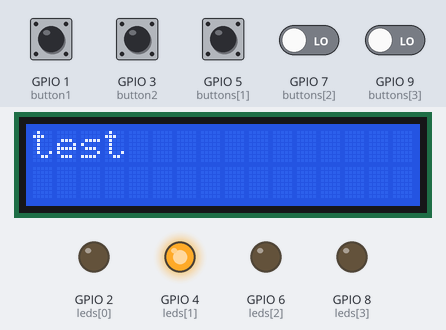
Simulated run of this sketch. Board: ESP8266 (NodeMCU). Parts: 16×2 character LCD, output pins drawn as LEDs (lit = HIGH). The inputs (shaded band) are chosen by the test bench; at power-on: GPIO 1 (button1), GPIO 3 (button2), GPIO 5 (buttons[1]), GPIO 7 (buttons[2]), GPIO 9 (buttons[3]) LOW. Random numbers use the default seed unless the sketch sets one; what the sketch prints to the serial monitor is not drawn.

Above: at 5.2 s.
5.3 s: GPIO 3 (button2) pulled HIGH for 0.15 s
At 5.37 s:
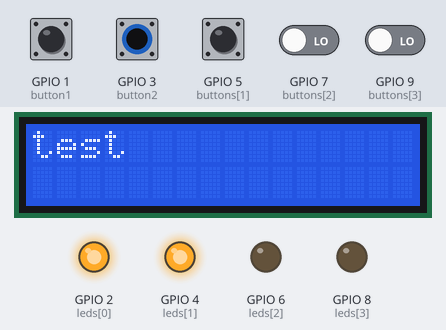
At 5.9 s:
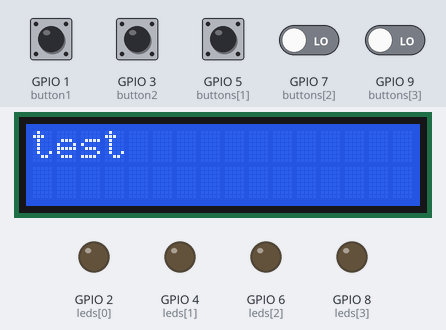
6.9 s: GPIO 3 (button2) driven HIGH
At 8.9 s:
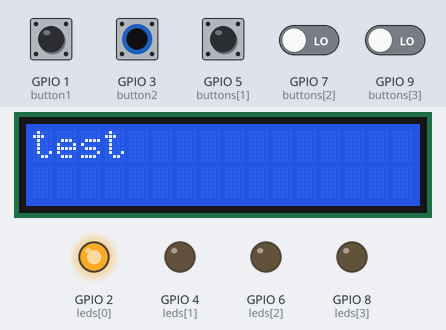
9.9 s: GPIO 3 (button2) driven LOW
At 12.8 s:
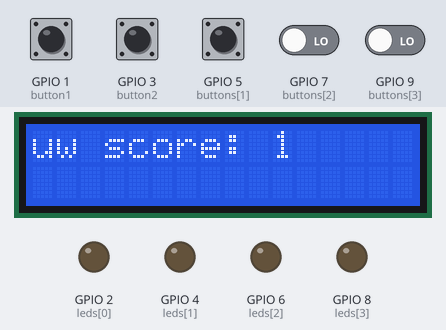
12.9 s: GPIO 7 (buttons[2]) driven HIGH and GPIO 9 (buttons[3]) driven HIGH
15.8 s: GPIO 7 (buttons[2]) driven LOW
18.8 s: GPIO 3 (button2) driven HIGH
Timing chart, 0 to 22.8 s (numbered marks = the images above; inputs shaded):
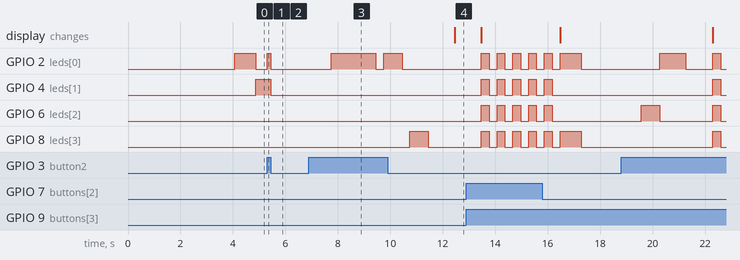

Measured:
- after the input at 5.3 s, GPIO 2 (leds[0]): LOW → HIGH at once, → LOW 0.15 s later
- after the input at 9.9 s, the display: changes after 2.6 s (image 4)

The sketch:

sketch_mar16b.ino
```cpp
// Code for Simon Says Arduino Wiring and Code Tutorial
// Video found at: https://www.youtube.com/watch?v=TJiz7PT21B4

// includes for http request to add score to the database
// Tim's Includes LCD
#include <Wire.h>
#include <LiquidCrystal_I2C.h>
// Einde Includes Tim
#include <Arduino.h>
#include <ESP8266WiFi.h>
#include <ESP8266WiFiMulti.h>
#include <ESP8266HTTPClient.h>
#include <WiFiClient.h>
ESP8266WiFiMulti WiFiMulti;
// end includes
LiquidCrystal_I2C lcd(0x3F, 2, 1, 0, 4, 5, 6, 7, 3, POSITIVE); // LCD Def
// Define all the LED and Button pins
// {RED, GREEN, YELLOW, BLUE}
int buttons[] = {3, 5, 7, 9}; //The four button input pins
int leds[] = {2, 4, 6, 8};  // LED pins
//button pins Score invoeren Tim
const int button1 = 1;
const int button2 = 3;
//button variabelen
char letter1 = 65;
char letter2 = 65;
char letter3 = 65;
int letter = 1;


// set game variables
int sequence[100];
int largestIndex = 0;
int buttonPin = 2;
const int START = 0;
const int PLAY = 1;
const int GAMEOVER = 2;
int gameState;
int speed = 500;
boolean running = true;  // Flag to know is knightrider is running
long currentMillis = 0;
long previousMillis = 0;
// end game variables

// Score
int score = 0;

// the setup routine runs once when you press reset:
void setup() {

  Serial.begin(9600);

    // Tim's LCD Code
  //WE define our LCD 16 columns and 2 rows
  lcd.begin(16,2);
  lcd.backlight();//Power on the back light
  //lcd.backlight(); Power off the back light
    lcd.setCursor(0,0); //we start writing from the first row first column
  lcd.print( "test"); //16 characters poer line

  //making conection to wifi
  Serial.println();

  for (uint8_t t = 4; t > 0; t--) {
    Serial.printf("[SETUP] WAIT %d...\n", t);
    Serial.flush();
    delay(1000);
  }

  Serial.print("Try to start connection with stads-lab");
  WiFi.mode(WIFI_STA);
  WiFiMulti.addAP("Stads-Lab", "initialkey4iot");
  //end making conection to wifi

  for (int pin = 0; pin < 4; pin++)
  {
    pinMode(leds[pin], OUTPUT);
  }

  for (int pin = 0; pin < 4; pin++)
  {
    pinMode(buttons[pin], INPUT);
  }


  gameState = START; // Start the game with the start.
  randomSeed(analogRead(40)); // initializes the pseudo-random number generator,


}

// the loop routine runs over and over again forever:
void loop() {

  if (gameState == START)
  {
    waitToStart();
  }
  else if (gameState == PLAY)
  {

    showSequence();
    readSequence();
  }
  else if (gameState == GAMEOVER)
  {
    printenScore();
    blinkAll(5);
    naamInvoeren();
    gameState = START;
  }

}

void showSequence()
{

  //blinkRed(2);

  sequence[largestIndex] = random(0, 4);
  largestIndex++;

  for (int index = 0; index < largestIndex; index++)
  {
    delay(300);
    digitalWrite(leds[sequence[index]], HIGH);
    delay(700);
    digitalWrite(leds[sequence[index]], LOW);
  }
  //blinkGreen(2);

}

void readSequence()
{

  //blinkYellow(2);
  int positionPressed;
  boolean madeMistake = false;


  for (int index = 0; index < largestIndex & madeMistake == false; index++)
  {


    positionPressed = waitForButton(1000); // 0, 1, 2, or 3


    if (positionPressed == -1 | positionPressed != sequence[index])
    {
      madeMistake = true; // Exit the loop.
      gameState = GAMEOVER;
      Serial.println("Gameover!");

    } if (madeMistake == false) {
      Serial.println("Je hebt 1 punt gescoord");
      score++;

    }
  }

  Serial.println(score);

  //blinkBlue(2);
}


// Returns the position of Button pressed (0, 1, 2, or 3) or -1 if no button is pressed in the time period.
int waitForButton(int delay)
{
  int buttonPressed = -1;
  int input;
  boolean buttonBackUp = false;

  currentMillis = millis();     // The number of ms since the program started running
  previousMillis = currentMillis;   // Records the point when we start spinning the loop.

  // Keep spinning the loop until "delay" seconds have passed.
  while (currentMillis - previousMillis < delay & buttonBackUp == false)
  {
    // Read the button and record when it has been pushed down.
    for (int pin = 0; pin < 4 & buttonBackUp == false; pin++)
    {
      if (digitalRead(buttons[pin]) == HIGH)
      {
        buttonPressed = pin;

        // Show the LED pushed.
        digitalWrite(leds[pin], HIGH);

        // It is possible the button is still being pushed.
        // This loop spins until the button is let up.
        while (currentMillis - previousMillis < delay & buttonBackUp == false)
        {
          input = digitalRead(buttons[pin]);
          if (input == LOW)
          {
            buttonBackUp = true;
          }
          currentMillis = millis();
        }

        // Turn the LED pushed off.
        digitalWrite(leds[pin], LOW);

        // See if they took to long.
        if (currentMillis - previousMillis > delay)
        {
          buttonPressed = -1; // They took to long to let the button up so they lose.
        }
      }
    }

    currentMillis = millis();
  }

  return buttonPressed;
}

void waitToStart()
{
  int buttonPressed = -1;
  allOff();

  for (int pin = 0; pin < 4; pin++)
  {
    if (buttonPressed == -1)
    {
      digitalWrite(leds[pin], HIGH);
      buttonPressed = waitForButton(800);
      digitalWrite(leds[pin], LOW);
    }
  }

  if (buttonPressed != -1)
  {
    // A button was pushed so wait then start playing.
    delay(2000);
    largestIndex = 0; // Restart
    gameState = PLAY;
  }
}

// Turns all the LEDs off.
void allOff()
{
  for (int pin = 0; pin < 4; pin++)
  {
    digitalWrite(leds[pin], LOW);
  }
}

// Turns all the LEDs on.
void allOn()
{
  for (int pin = 0; pin < 4; pin++)
  {
    digitalWrite(leds[pin], HIGH);
  }
}

// Spins a loop until "delay" milliseconds passes.
// While the loop is spinning we keep looking at the value of the button to see if pushed.
boolean readAnyButton(int delay)
{
  boolean buttonDown = false;

  currentMillis = millis();     // The number of ms since the program started running
  previousMillis = currentMillis;   // Records the point when we start spinning the loop.

  // Keep spinning the loop until "delay" seconds have passed.
  while (currentMillis - previousMillis < delay & buttonDown == false)
  {
    // Read the button and record when it has been pushed down.
    for (int pin = 0; pin < 4; pin++)
    {
      if (digitalRead(buttons[pin]) == HIGH)
      {
        buttonDown = true;
      }
    }

    currentMillis = millis();
  }

  return buttonDown;
}

void blinkAll(int times)
{
  for (int count = 0; count < times; count++)
  {
    allOn();
    delay(300);
    allOff();
    delay(300);
  }
}

void blinkRed(int times)
{
  for (int count = 0; count < times; count++)
  {
    digitalWrite(leds[0], HIGH);
    delay(300);
    digitalWrite(leds[0], LOW);
    delay(300);
  }
}

void blinkGreen(int times)
{
  for (int count = 0; count < times; count++)
  {
    digitalWrite(leds[1], HIGH);
    delay(300);
    digitalWrite(leds[1], LOW);
    delay(300);
  }
}

void blinkYellow(int times)
{
  for (int count = 0; count < times; count++)
  {
    digitalWrite(leds[2], HIGH);
    delay(300);
    digitalWrite(leds[2], LOW);
    delay(300);
  }
}

void blinkBlue(int times)
{
  for (int count = 0; count < times; count++)
  {
    digitalWrite(leds[3], HIGH);
    delay(300);
    digitalWrite(leds[3], LOW);
    delay(300);
  }
}

//function for http request to add score to database.
int addScoreToDatabase(int scoretoadd, String name) {
  if ((WiFiMulti.run() == WL_CONNECTED)) {

    WiFiClient client;
    HTTPClient http;

    Serial.print("[HTTP] begin...\n");
    if (http.begin(client, "http://score.velfox.eu/score/score.php?score=" + String(scoretoadd) + "&password=oke&name=" + name)) {  // HTTP

      Serial.print("[HTTP] GET...\n");
      // start connection and send HTTP header
      int httpCode = http.GET();

      // httpCode will be negative on error
      if (httpCode > 0) {
        // HTTP header has been send and Server response header has been handled
        Serial.printf("[HTTP] GET... code: %d\n", httpCode);

        // file found at server
        if (httpCode == HTTP_CODE_OK || httpCode == HTTP_CODE_MOVED_PERMANENTLY) {
          String payload = http.getString();
          Serial.println(payload);
        }
      } else {
        Serial.printf("[HTTP] GET... failed, error: %s\n", http.errorToString(httpCode).c_str());
      }

      http.end();
    } else {
      Serial.printf("[HTTP} Unable to connect\n");
    }
  }
}

int printenScore(){

  //Printen van text op LCD Tim
  lcd.setCursor(0,0); //we start writing from the first row first column
  lcd.print( String("uw score: ")+ String(score)); //16 characters poer line
  delay(1000);//Delay used to give a dinamic effect
  lcd.setCursor(0,1);
  lcd.print("Mullersays");

}

int naamInvoeren(){
  //naam invoeren
  int buttonState1 = digitalRead(button1);
  int buttonState2 = digitalRead(button2);
  lcd.setCursor(0,1);
  lcd.print(String(letter1));
  if (buttonState1 ==  HIGH && letter == 1){
  delay(500);
  letter1++;
}


if (buttonState1 == HIGH && letter == 2){
  lcd.setCursor(1,1);
  lcd.print(String(letter2));
  delay(500);
  letter2++;
  }

if (buttonState1 == HIGH && letter == 3){
  lcd.setCursor(2,1);
  lcd.print(String(letter3));
  delay(500);
  letter3++;
  }

if (buttonState2 == HIGH){
  delay(500);
  letter++;
  }
if (letter == 3){
  String name = String(letter1) + String(letter2) + String(letter3);
  addScoreToDatabase(score, name);
  }

}

//end function
```
